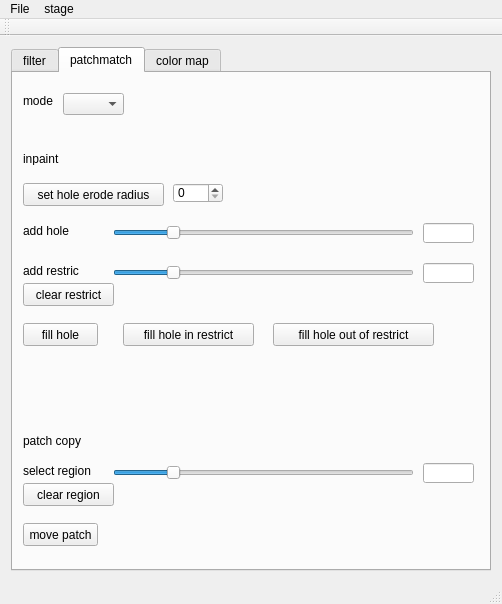
<?xml version="1.0" encoding="UTF-8"?>
<ui version="4.0">
 <class>ImageWorkShopClass</class>
 <widget class="QMainWindow" name="ImageWorkShopClass">
  <property name="geometry">
   <rect>
    <x>0</x>
    <y>0</y>
    <width>502</width>
    <height>604</height>
   </rect>
  </property>
  <property name="windowTitle">
   <string>ImageWorkshop</string>
  </property>
  <widget class="QWidget" name="centralWidget">
   <layout class="QGridLayout" name="gridLayout_2">
    <item row="0" column="1">
     <widget class="QTabWidget" name="tabWidget">
      <property name="currentIndex">
       <number>1</number>
      </property>
      <widget class="QWidget" name="tabFilter">
       <attribute name="title">
        <string>filter</string>
       </attribute>
       <widget class="QWidget" name="layoutWidget">
        <property name="geometry">
         <rect>
          <x>0</x>
          <y>0</y>
          <width>440</width>
          <height>323</height>
         </rect>
        </property>
        <layout class="QVBoxLayout" name="verticalLayout_5">
         <item>
          <layout class="QVBoxLayout" name="verticalLayout_4">
           <item>
            <layout class="QVBoxLayout" name="verticalLayout_2">
             <item>
              <layout class="QVBoxLayout" name="verticalLayout">
               <item>
                <layout class="QHBoxLayout" name="horizontalLayout_3">
                 <item>
                  <widget class="QPushButton" name="pushButtonMedian">
                   <property name="text">
                    <string>median</string>
                   </property>
                  </widget>
                 </item>
                 <item>
                  <widget class="QSpinBox" name="spinBoxMedian">
                   <property name="minimumSize">
                    <size>
                     <width>50</width>
                     <height>0</height>
                    </size>
                   </property>
                   <property name="minimum">
                    <number>1</number>
                   </property>
                   <property name="maximum">
                    <number>7</number>
                   </property>
                  </widget>
                 </item>
                 <item>
                  <spacer name="horizontalSpacer">
                   <property name="orientation">
                    <enum>Qt::Horizontal</enum>
                   </property>
                   <property name="sizeHint" stdset="0">
                    <size>
                     <width>40</width>
                     <height>20</height>
                    </size>
                   </property>
                  </spacer>
                 </item>
                </layout>
               </item>
               <item>
                <layout class="QHBoxLayout" name="horizontalLayout">
                 <item>
                  <widget class="QLabel" name="labelVignette">
                   <property name="sizePolicy">
                    <sizepolicy hsizetype="Fixed" vsizetype="Preferred">
                     <horstretch>0</horstretch>
                     <verstretch>0</verstretch>
                    </sizepolicy>
                   </property>
                   <property name="text">
                    <string>vignette</string>
                   </property>
                  </widget>
                 </item>
                 <item>
                  <widget class="QSlider" name="horizontalSliderVignette">
                   <property name="sizePolicy">
                    <sizepolicy hsizetype="Fixed" vsizetype="Fixed">
                     <horstretch>0</horstretch>
                     <verstretch>0</verstretch>
                    </sizepolicy>
                   </property>
                   <property name="minimumSize">
                    <size>
                     <width>300</width>
                     <height>0</height>
                    </size>
                   </property>
                   <property name="maximum">
                    <number>28</number>
                   </property>
                   <property name="sliderPosition">
                    <number>28</number>
                   </property>
                   <property name="orientation">
                    <enum>Qt::Horizontal</enum>
                   </property>
                  </widget>
                 </item>
                 <item>
                  <widget class="QLineEdit" name="lineEditVignette">
                   <property name="sizePolicy">
                    <sizepolicy hsizetype="Fixed" vsizetype="Fixed">
                     <horstretch>0</horstretch>
                     <verstretch>0</verstretch>
                    </sizepolicy>
                   </property>
                   <property name="maximumSize">
                    <size>
                     <width>60</width>
                     <height>16777215</height>
                    </size>
                   </property>
                  </widget>
                 </item>
                </layout>
               </item>
               <item>
                <layout class="QHBoxLayout" name="horizontalLayout_2">
                 <item>
                  <widget class="QLabel" name="labelGauss">
                   <property name="sizePolicy">
                    <sizepolicy hsizetype="Fixed" vsizetype="Preferred">
                     <horstretch>0</horstretch>
                     <verstretch>0</verstretch>
                    </sizepolicy>
                   </property>
                   <property name="text">
                    <string> gauss </string>
                   </property>
                  </widget>
                 </item>
                 <item>
                  <widget class="QSlider" name="horizontalSliderGauss">
                   <property name="sizePolicy">
                    <sizepolicy hsizetype="Fixed" vsizetype="Fixed">
                     <horstretch>0</horstretch>
                     <verstretch>0</verstretch>
                    </sizepolicy>
                   </property>
                   <property name="minimumSize">
                    <size>
                     <width>300</width>
                     <height>0</height>
                    </size>
                   </property>
                   <property name="minimum">
                    <number>1</number>
                   </property>
                   <property name="maximum">
                    <number>10</number>
                   </property>
                   <property name="sliderPosition">
                    <number>1</number>
                   </property>
                   <property name="orientation">
                    <enum>Qt::Horizontal</enum>
                   </property>
                  </widget>
                 </item>
                 <item>
                  <widget class="QLineEdit" name="lineEditGauss">
                   <property name="sizePolicy">
                    <sizepolicy hsizetype="Fixed" vsizetype="Fixed">
                     <horstretch>0</horstretch>
                     <verstretch>0</verstretch>
                    </sizepolicy>
                   </property>
                   <property name="maximumSize">
                    <size>
                     <width>60</width>
                     <height>16777215</height>
                    </size>
                   </property>
                  </widget>
                 </item>
                </layout>
               </item>
               <item>
                <layout class="QHBoxLayout" name="horizontalLayout_5">
                 <item>
                  <widget class="QPushButton" name="pushButtonSharp">
                   <property name="text">
                    <string>sharp</string>
                   </property>
                  </widget>
                 </item>
                 <item>
                  <spacer name="horizontalSpacer_3">
                   <property name="orientation">
                    <enum>Qt::Horizontal</enum>
                   </property>
                   <property name="sizeHint" stdset="0">
                    <size>
                     <width>40</width>
                     <height>20</height>
                    </size>
                   </property>
                  </spacer>
                 </item>
                </layout>
               </item>
              </layout>
             </item>
             <item>
              <layout class="QHBoxLayout" name="horizontalLayout_4">
               <item>
                <widget class="QLabel" name="labelBalance">
                 <property name="sizePolicy">
                  <sizepolicy hsizetype="Fixed" vsizetype="Preferred">
                   <horstretch>0</horstretch>
                   <verstretch>0</verstretch>
                  </sizepolicy>
                 </property>
                 <property name="text">
                  <string>balance</string>
                 </property>
                </widget>
               </item>
               <item>
                <widget class="QSlider" name="horizontalSliderBalance">
                 <property name="sizePolicy">
                  <sizepolicy hsizetype="Fixed" vsizetype="Fixed">
                   <horstretch>0</horstretch>
                   <verstretch>0</verstretch>
                  </sizepolicy>
                 </property>
                 <property name="minimumSize">
                  <size>
                   <width>300</width>
                   <height>0</height>
                  </size>
                 </property>
                 <property name="minimum">
                  <number>1</number>
                 </property>
                 <property name="maximum">
                  <number>30</number>
                 </property>
                 <property name="pageStep">
                  <number>10</number>
                 </property>
                 <property name="sliderPosition">
                  <number>1</number>
                 </property>
                 <property name="orientation">
                  <enum>Qt::Horizontal</enum>
                 </property>
                </widget>
               </item>
               <item>
                <widget class="QLineEdit" name="lineEditBalance">
                 <property name="sizePolicy">
                  <sizepolicy hsizetype="Fixed" vsizetype="Fixed">
                   <horstretch>0</horstretch>
                   <verstretch>0</verstretch>
                  </sizepolicy>
                 </property>
                 <property name="maximumSize">
                  <size>
                   <width>60</width>
                   <height>16777215</height>
                  </size>
                 </property>
                </widget>
               </item>
              </layout>
             </item>
             <item>
              <layout class="QHBoxLayout" name="horizontalLayout_6">
               <item>
                <widget class="QLabel" name="labelSaturation">
                 <property name="sizePolicy">
                  <sizepolicy hsizetype="Fixed" vsizetype="Preferred">
                   <horstretch>0</horstretch>
                   <verstretch>0</verstretch>
                  </sizepolicy>
                 </property>
                 <property name="text">
                  <string>saturation</string>
                 </property>
                </widget>
               </item>
               <item>
                <widget class="QSlider" name="horizontalSliderSaturation">
                 <property name="sizePolicy">
                  <sizepolicy hsizetype="Fixed" vsizetype="Fixed">
                   <horstretch>0</horstretch>
                   <verstretch>0</verstretch>
                  </sizepolicy>
                 </property>
                 <property name="minimumSize">
                  <size>
                   <width>300</width>
                   <height>0</height>
                  </size>
                 </property>
                 <property name="minimum">
                  <number>1</number>
                 </property>
                 <property name="maximum">
                  <number>100</number>
                 </property>
                 <property name="pageStep">
                  <number>10</number>
                 </property>
                 <property name="sliderPosition">
                  <number>1</number>
                 </property>
                 <property name="orientation">
                  <enum>Qt::Horizontal</enum>
                 </property>
                </widget>
               </item>
               <item>
                <widget class="QLineEdit" name="lineEditSaturation">
                 <property name="sizePolicy">
                  <sizepolicy hsizetype="Fixed" vsizetype="Fixed">
                   <horstretch>0</horstretch>
                   <verstretch>0</verstretch>
                  </sizepolicy>
                 </property>
                 <property name="maximumSize">
                  <size>
                   <width>60</width>
                   <height>16777215</height>
                  </size>
                 </property>
                </widget>
               </item>
              </layout>
             </item>
            </layout>
           </item>
           <item>
            <layout class="QHBoxLayout" name="horizontalLayout_7">
             <item>
              <widget class="QPushButton" name="pushButtonLiquify">
               <property name="text">
                <string>liquify</string>
               </property>
              </widget>
             </item>
             <item>
              <spacer name="horizontalSpacer_2">
               <property name="orientation">
                <enum>Qt::Horizontal</enum>
               </property>
               <property name="sizeType">
                <enum>QSizePolicy::Maximum</enum>
               </property>
               <property name="sizeHint" stdset="0">
                <size>
                 <width>198</width>
                 <height>17</height>
                </size>
               </property>
              </spacer>
             </item>
             <item>
              <widget class="QPushButton" name="pushButtonLiquifyRadius">
               <property name="text">
                <string>setRadius</string>
               </property>
              </widget>
             </item>
             <item>
              <widget class="QSpinBox" name="spinBoxLiquifyRadius">
               <property name="minimum">
                <number>10</number>
               </property>
               <property name="maximum">
                <number>100</number>
               </property>
               <property name="value">
                <number>20</number>
               </property>
              </widget>
             </item>
            </layout>
           </item>
          </layout>
         </item>
         <item>
          <layout class="QVBoxLayout" name="verticalLayout_3">
           <item>
            <layout class="QHBoxLayout" name="horizontalLayout_12">
             <item>
              <layout class="QHBoxLayout" name="horizontalLayout_8">
               <item>
                <widget class="QLabel" name="label_Lomo">
                 <property name="text">
                  <string>lomo</string>
                 </property>
                </widget>
               </item>
               <item>
                <widget class="QComboBox" name="comboBox_Lomo">
                 <property name="sizePolicy">
                  <sizepolicy hsizetype="Expanding" vsizetype="Fixed">
                   <horstretch>0</horstretch>
                   <verstretch>0</verstretch>
                  </sizepolicy>
                 </property>
                 <property name="minimumSize">
                  <size>
                   <width>100</width>
                   <height>0</height>
                  </size>
                 </property>
                 <property name="maximumSize">
                  <size>
                   <width>100</width>
                   <height>16777215</height>
                  </size>
                 </property>
                 <property name="currentIndex">
                  <number>-1</number>
                 </property>
                </widget>
               </item>
              </layout>
             </item>
             <item>
              <spacer name="horizontalSpacer_4">
               <property name="orientation">
                <enum>Qt::Horizontal</enum>
               </property>
               <property name="sizeHint" stdset="0">
                <size>
                 <width>40</width>
                 <height>20</height>
                </size>
               </property>
              </spacer>
             </item>
            </layout>
           </item>
           <item>
            <layout class="QHBoxLayout" name="horizontalLayout_9">
             <item>
              <widget class="QLabel" name="labelLomoR">
               <property name="sizePolicy">
                <sizepolicy hsizetype="Fixed" vsizetype="Preferred">
                 <horstretch>0</horstretch>
                 <verstretch>0</verstretch>
                </sizepolicy>
               </property>
               <property name="text">
                <string>R_mid</string>
               </property>
              </widget>
             </item>
             <item>
              <widget class="QSlider" name="horizontalSliderLomoR">
               <property name="sizePolicy">
                <sizepolicy hsizetype="Fixed" vsizetype="Fixed">
                 <horstretch>0</horstretch>
                 <verstretch>0</verstretch>
                </sizepolicy>
               </property>
               <property name="minimumSize">
                <size>
                 <width>300</width>
                 <height>0</height>
                </size>
               </property>
               <property name="minimum">
                <number>1</number>
               </property>
               <property name="maximum">
                <number>255</number>
               </property>
               <property name="value">
                <number>127</number>
               </property>
               <property name="sliderPosition">
                <number>127</number>
               </property>
               <property name="orientation">
                <enum>Qt::Horizontal</enum>
               </property>
              </widget>
             </item>
             <item>
              <widget class="QLineEdit" name="lineEditLomoR">
               <property name="sizePolicy">
                <sizepolicy hsizetype="Fixed" vsizetype="Fixed">
                 <horstretch>0</horstretch>
                 <verstretch>0</verstretch>
                </sizepolicy>
               </property>
               <property name="maximumSize">
                <size>
                 <width>60</width>
                 <height>16777215</height>
                </size>
               </property>
              </widget>
             </item>
            </layout>
           </item>
           <item>
            <layout class="QHBoxLayout" name="horizontalLayout_10">
             <item>
              <widget class="QLabel" name="labelGauss_3">
               <property name="sizePolicy">
                <sizepolicy hsizetype="Fixed" vsizetype="Preferred">
                 <horstretch>0</horstretch>
                 <verstretch>0</verstretch>
                </sizepolicy>
               </property>
               <property name="text">
                <string>G_mid</string>
               </property>
              </widget>
             </item>
             <item>
              <widget class="QSlider" name="horizontalSliderLomoG">
               <property name="sizePolicy">
                <sizepolicy hsizetype="Fixed" vsizetype="Fixed">
                 <horstretch>0</horstretch>
                 <verstretch>0</verstretch>
                </sizepolicy>
               </property>
               <property name="minimumSize">
                <size>
                 <width>300</width>
                 <height>0</height>
                </size>
               </property>
               <property name="minimum">
                <number>1</number>
               </property>
               <property name="maximum">
                <number>255</number>
               </property>
               <property name="value">
                <number>127</number>
               </property>
               <property name="sliderPosition">
                <number>127</number>
               </property>
               <property name="orientation">
                <enum>Qt::Horizontal</enum>
               </property>
              </widget>
             </item>
             <item>
              <widget class="QLineEdit" name="lineEditLomoG">
               <property name="sizePolicy">
                <sizepolicy hsizetype="Fixed" vsizetype="Fixed">
                 <horstretch>0</horstretch>
                 <verstretch>0</verstretch>
                </sizepolicy>
               </property>
               <property name="maximumSize">
                <size>
                 <width>60</width>
                 <height>16777215</height>
                </size>
               </property>
              </widget>
             </item>
            </layout>
           </item>
           <item>
            <layout class="QHBoxLayout" name="horizontalLayout_11">
             <item>
              <widget class="QLabel" name="labelGauss_4">
               <property name="sizePolicy">
                <sizepolicy hsizetype="Fixed" vsizetype="Preferred">
                 <horstretch>0</horstretch>
                 <verstretch>0</verstretch>
                </sizepolicy>
               </property>
               <property name="text">
                <string>B_mid</string>
               </property>
              </widget>
             </item>
             <item>
              <widget class="QSlider" name="horizontalSliderLomoB">
               <property name="sizePolicy">
                <sizepolicy hsizetype="Fixed" vsizetype="Fixed">
                 <horstretch>0</horstretch>
                 <verstretch>0</verstretch>
                </sizepolicy>
               </property>
               <property name="minimumSize">
                <size>
                 <width>300</width>
                 <height>0</height>
                </size>
               </property>
               <property name="minimum">
                <number>1</number>
               </property>
               <property name="maximum">
                <number>255</number>
               </property>
               <property name="value">
                <number>127</number>
               </property>
               <property name="sliderPosition">
                <number>127</number>
               </property>
               <property name="orientation">
                <enum>Qt::Horizontal</enum>
               </property>
              </widget>
             </item>
             <item>
              <widget class="QLineEdit" name="lineEditLomoB">
               <property name="sizePolicy">
                <sizepolicy hsizetype="Fixed" vsizetype="Fixed">
                 <horstretch>0</horstretch>
                 <verstretch>0</verstretch>
                </sizepolicy>
               </property>
               <property name="maximumSize">
                <size>
                 <width>60</width>
                 <height>16777215</height>
                </size>
               </property>
              </widget>
             </item>
            </layout>
           </item>
          </layout>
         </item>
        </layout>
       </widget>
       <widget class="QWidget" name="layoutWidget">
        <property name="geometry">
         <rect>
          <x>0</x>
          <y>330</y>
          <width>456</width>
          <height>159</height>
         </rect>
        </property>
        <layout class="QVBoxLayout" name="verticalLayout_7">
         <item>
          <layout class="QVBoxLayout" name="verticalLayout_6">
           <item>
            <layout class="QHBoxLayout" name="horizontalLayout_14">
             <item>
              <widget class="QLabel" name="label_5">
               <property name="text">
                <string>draw skinmask</string>
               </property>
              </widget>
             </item>
             <item>
              <widget class="QSlider" name="horizontalSliderWhitenSkinMask">
               <property name="sizePolicy">
                <sizepolicy hsizetype="Fixed" vsizetype="Fixed">
                 <horstretch>0</horstretch>
                 <verstretch>0</verstretch>
                </sizepolicy>
               </property>
               <property name="minimumSize">
                <size>
                 <width>300</width>
                 <height>0</height>
                </size>
               </property>
               <property name="minimum">
                <number>2</number>
               </property>
               <property name="maximum">
                <number>50</number>
               </property>
               <property name="value">
                <number>5</number>
               </property>
               <property name="sliderPosition">
                <number>5</number>
               </property>
               <property name="orientation">
                <enum>Qt::Horizontal</enum>
               </property>
              </widget>
             </item>
             <item>
              <widget class="QLineEdit" name="lineEditWhitenSkinMask">
               <property name="sizePolicy">
                <sizepolicy hsizetype="Fixed" vsizetype="Fixed">
                 <horstretch>0</horstretch>
                 <verstretch>0</verstretch>
                </sizepolicy>
               </property>
               <property name="maximumSize">
                <size>
                 <width>60</width>
                 <height>16777215</height>
                </size>
               </property>
              </widget>
             </item>
            </layout>
           </item>
           <item>
            <layout class="QHBoxLayout" name="horizontalLayout_15">
             <item>
              <widget class="QLabel" name="label_4">
               <property name="text">
                <string>filter radius</string>
               </property>
              </widget>
             </item>
             <item>
              <widget class="QSlider" name="horizontalSliderThreshold">
               <property name="sizePolicy">
                <sizepolicy hsizetype="Fixed" vsizetype="Fixed">
                 <horstretch>0</horstretch>
                 <verstretch>0</verstretch>
                </sizepolicy>
               </property>
               <property name="minimumSize">
                <size>
                 <width>300</width>
                 <height>0</height>
                </size>
               </property>
               <property name="minimum">
                <number>1</number>
               </property>
               <property name="maximum">
                <number>15</number>
               </property>
               <property name="value">
                <number>1</number>
               </property>
               <property name="sliderPosition">
                <number>1</number>
               </property>
               <property name="orientation">
                <enum>Qt::Horizontal</enum>
               </property>
              </widget>
             </item>
             <item>
              <widget class="QLineEdit" name="lineEditWhitenThreshold">
               <property name="sizePolicy">
                <sizepolicy hsizetype="Fixed" vsizetype="Fixed">
                 <horstretch>0</horstretch>
                 <verstretch>0</verstretch>
                </sizepolicy>
               </property>
               <property name="maximumSize">
                <size>
                 <width>60</width>
                 <height>16777215</height>
                </size>
               </property>
              </widget>
             </item>
            </layout>
           </item>
           <item>
            <layout class="QHBoxLayout" name="horizontalLayout_13">
             <item>
              <widget class="QPushButton" name="pushButton_Exfoliating">
               <property name="text">
                <string>dermabrasion</string>
               </property>
              </widget>
             </item>
             <item>
              <spacer name="horizontalSpacer_7">
               <property name="orientation">
                <enum>Qt::Horizontal</enum>
               </property>
               <property name="sizeHint" stdset="0">
                <size>
                 <width>40</width>
                 <height>20</height>
                </size>
               </property>
              </spacer>
             </item>
             <item>
              <widget class="QLabel" name="label_3">
               <property name="text">
                <string>value dev</string>
               </property>
              </widget>
             </item>
             <item>
              <widget class="QSpinBox" name="spinBox_Vdev">
               <property name="minimum">
                <number>8</number>
               </property>
               <property name="maximum">
                <number>12</number>
               </property>
               <property name="value">
                <number>10</number>
               </property>
              </widget>
             </item>
             <item>
              <spacer name="horizontalSpacer_6">
               <property name="orientation">
                <enum>Qt::Horizontal</enum>
               </property>
               <property name="sizeHint" stdset="0">
                <size>
                 <width>40</width>
                 <height>20</height>
                </size>
               </property>
              </spacer>
             </item>
             <item>
              <widget class="QLabel" name="label_2">
               <property name="text">
                <string>spatial dev</string>
               </property>
              </widget>
             </item>
             <item>
              <widget class="QSpinBox" name="spinBox_Sdev">
               <property name="minimum">
                <number>20</number>
               </property>
               <property name="maximum">
                <number>500</number>
               </property>
               <property name="value">
                <number>50</number>
               </property>
              </widget>
             </item>
             <item>
              <spacer name="horizontalSpacer_5">
               <property name="orientation">
                <enum>Qt::Horizontal</enum>
               </property>
               <property name="sizeHint" stdset="0">
                <size>
                 <width>40</width>
                 <height>20</height>
                </size>
               </property>
              </spacer>
             </item>
            </layout>
           </item>
           <item>
            <layout class="QHBoxLayout" name="horizontalLayout_16">
             <item>
              <widget class="QLabel" name="label">
               <property name="text">
                <string>whiten skin</string>
               </property>
              </widget>
             </item>
             <item>
              <widget class="QSlider" name="horizontalSliderWhitenSkin">
               <property name="sizePolicy">
                <sizepolicy hsizetype="Fixed" vsizetype="Fixed">
                 <horstretch>0</horstretch>
                 <verstretch>0</verstretch>
                </sizepolicy>
               </property>
               <property name="minimumSize">
                <size>
                 <width>300</width>
                 <height>0</height>
                </size>
               </property>
               <property name="minimum">
                <number>2</number>
               </property>
               <property name="maximum">
                <number>5</number>
               </property>
               <property name="value">
                <number>5</number>
               </property>
               <property name="sliderPosition">
                <number>5</number>
               </property>
               <property name="orientation">
                <enum>Qt::Horizontal</enum>
               </property>
              </widget>
             </item>
             <item>
              <widget class="QLineEdit" name="lineEditWhitenSkin">
               <property name="sizePolicy">
                <sizepolicy hsizetype="Fixed" vsizetype="Fixed">
                 <horstretch>0</horstretch>
                 <verstretch>0</verstretch>
                </sizepolicy>
               </property>
               <property name="maximumSize">
                <size>
                 <width>60</width>
                 <height>16777215</height>
                </size>
               </property>
              </widget>
             </item>
            </layout>
           </item>
          </layout>
         </item>
         <item>
          <spacer name="verticalSpacer">
           <property name="orientation">
            <enum>Qt::Vertical</enum>
           </property>
           <property name="sizeHint" stdset="0">
            <size>
             <width>20</width>
             <height>40</height>
            </size>
           </property>
          </spacer>
         </item>
        </layout>
       </widget>
      </widget>
      <widget class="QWidget" name="tabFix">
       <attribute name="title">
        <string>patchmatch</string>
       </attribute>
       <widget class="QLineEdit" name="lineEditBrushRadiusImageCopy">
        <property name="geometry">
         <rect>
          <x>410</x>
          <y>390</y>
          <width>51</width>
          <height>20</height>
         </rect>
        </property>
       </widget>
       <widget class="QPushButton" name="pushButtonMovePatch">
        <property name="geometry">
         <rect>
          <x>10</x>
          <y>450</y>
          <width>75</width>
          <height>23</height>
         </rect>
        </property>
        <property name="text">
         <string>move patch</string>
        </property>
       </widget>
       <widget class="QSlider" name="horizontalSliderBrushRadiusImageCopy">
        <property name="geometry">
         <rect>
          <x>100</x>
          <y>390</y>
          <width>301</width>
          <height>19</height>
         </rect>
        </property>
        <property name="minimum">
         <number>1</number>
        </property>
        <property name="maximum">
         <number>50</number>
        </property>
        <property name="value">
         <number>10</number>
        </property>
        <property name="orientation">
         <enum>Qt::Horizontal</enum>
        </property>
       </widget>
       <widget class="QLabel" name="label_6">
        <property name="geometry">
         <rect>
          <x>10</x>
          <y>360</y>
          <width>71</width>
          <height>16</height>
         </rect>
        </property>
        <property name="text">
         <string>patch copy</string>
        </property>
       </widget>
       <widget class="QLabel" name="label_7">
        <property name="geometry">
         <rect>
          <x>10</x>
          <y>390</y>
          <width>81</width>
          <height>16</height>
         </rect>
        </property>
        <property name="text">
         <string>select region</string>
        </property>
       </widget>
       <widget class="QLabel" name="label_8">
        <property name="geometry">
         <rect>
          <x>10</x>
          <y>80</y>
          <width>54</width>
          <height>12</height>
         </rect>
        </property>
        <property name="text">
         <string>inpaint</string>
        </property>
       </widget>
       <widget class="QLabel" name="label_9">
        <property name="geometry">
         <rect>
          <x>10</x>
          <y>150</y>
          <width>61</width>
          <height>16</height>
         </rect>
        </property>
        <property name="text">
         <string>add hole</string>
        </property>
       </widget>
       <widget class="QSlider" name="horizontalSliderBrushRadiusImageInpaintHole">
        <property name="geometry">
         <rect>
          <x>100</x>
          <y>150</y>
          <width>301</width>
          <height>19</height>
         </rect>
        </property>
        <property name="minimum">
         <number>1</number>
        </property>
        <property name="maximum">
         <number>50</number>
        </property>
        <property name="value">
         <number>10</number>
        </property>
        <property name="orientation">
         <enum>Qt::Horizontal</enum>
        </property>
       </widget>
       <widget class="QLineEdit" name="lineEditBrushRadiusImageInpaintHole">
        <property name="geometry">
         <rect>
          <x>410</x>
          <y>150</y>
          <width>51</width>
          <height>20</height>
         </rect>
        </property>
       </widget>
       <widget class="QPushButton" name="pushButtonImageInpaintHoleResult">
        <property name="geometry">
         <rect>
          <x>10</x>
          <y>250</y>
          <width>75</width>
          <height>23</height>
         </rect>
        </property>
        <property name="text">
         <string>fill hole</string>
        </property>
       </widget>
       <widget class="QLabel" name="label_10">
        <property name="geometry">
         <rect>
          <x>10</x>
          <y>190</y>
          <width>71</width>
          <height>16</height>
         </rect>
        </property>
        <property name="text">
         <string>add restric</string>
        </property>
       </widget>
       <widget class="QSlider" name="horizontalSliderBrushRadiusImageInpaintHoleRestrict">
        <property name="geometry">
         <rect>
          <x>100</x>
          <y>190</y>
          <width>301</width>
          <height>19</height>
         </rect>
        </property>
        <property name="minimum">
         <number>1</number>
        </property>
        <property name="maximum">
         <number>50</number>
        </property>
        <property name="value">
         <number>10</number>
        </property>
        <property name="orientation">
         <enum>Qt::Horizontal</enum>
        </property>
       </widget>
       <widget class="QLineEdit" name="lineEditBrushRadiusImageInpaintHoleRestrict">
        <property name="geometry">
         <rect>
          <x>410</x>
          <y>190</y>
          <width>51</width>
          <height>20</height>
         </rect>
        </property>
       </widget>
       <widget class="QPushButton" name="pushButtonImageInpaintHoleRestrictResult">
        <property name="geometry">
         <rect>
          <x>110</x>
          <y>250</y>
          <width>131</width>
          <height>23</height>
         </rect>
        </property>
        <property name="text">
         <string>fill hole in restrict</string>
        </property>
       </widget>
       <widget class="QPushButton" name="pushButtonErodeRadius">
        <property name="geometry">
         <rect>
          <x>10</x>
          <y>110</y>
          <width>141</width>
          <height>23</height>
         </rect>
        </property>
        <property name="text">
         <string>set hole erode radius</string>
        </property>
       </widget>
       <widget class="QSpinBox" name="spinBoxErodeRadius">
        <property name="geometry">
         <rect>
          <x>160</x>
          <y>110</y>
          <width>50</width>
          <height>20</height>
         </rect>
        </property>
        <property name="minimumSize">
         <size>
          <width>50</width>
          <height>0</height>
         </size>
        </property>
        <property name="minimum">
         <number>0</number>
        </property>
        <property name="maximum">
         <number>5</number>
        </property>
       </widget>
       <widget class="QPushButton" name="pushButtonImageInpaintHoleRestrictResultOut">
        <property name="geometry">
         <rect>
          <x>260</x>
          <y>250</y>
          <width>161</width>
          <height>23</height>
         </rect>
        </property>
        <property name="text">
         <string>fill hole out of restrict</string>
        </property>
       </widget>
       <widget class="QComboBox" name="comboBox_ifGpu">
        <property name="geometry">
         <rect>
          <x>50</x>
          <y>20</y>
          <width>61</width>
          <height>22</height>
         </rect>
        </property>
        <property name="editable">
         <bool>false</bool>
        </property>
        <property name="currentIndex">
         <number>-1</number>
        </property>
        <property name="maxCount">
         <number>10</number>
        </property>
       </widget>
       <widget class="QLabel" name="label_11">
        <property name="geometry">
         <rect>
          <x>10</x>
          <y>20</y>
          <width>31</width>
          <height>16</height>
         </rect>
        </property>
        <property name="text">
         <string>mode</string>
        </property>
       </widget>
       <widget class="QPushButton" name="pushButton_ClearRestrict">
        <property name="geometry">
         <rect>
          <x>10</x>
          <y>210</y>
          <width>91</width>
          <height>23</height>
         </rect>
        </property>
        <property name="text">
         <string>clear restrict</string>
        </property>
       </widget>
       <widget class="QPushButton" name="pushButton_ClearRegion">
        <property name="geometry">
         <rect>
          <x>10</x>
          <y>410</y>
          <width>91</width>
          <height>23</height>
         </rect>
        </property>
        <property name="text">
         <string>clear region</string>
        </property>
       </widget>
      </widget>
      <widget class="QWidget" name="tabColorMap">
       <attribute name="title">
        <string>color map</string>
       </attribute>
       <widget class="QPushButton" name="pushButton_Source">
        <property name="geometry">
         <rect>
          <x>60</x>
          <y>70</y>
          <width>75</width>
          <height>23</height>
         </rect>
        </property>
        <property name="text">
         <string>source</string>
        </property>
       </widget>
       <widget class="QPushButton" name="pushButton_Target">
        <property name="geometry">
         <rect>
          <x>160</x>
          <y>70</y>
          <width>75</width>
          <height>23</height>
         </rect>
        </property>
        <property name="text">
         <string>target</string>
        </property>
       </widget>
       <widget class="QPushButton" name="pushButton_Result">
        <property name="geometry">
         <rect>
          <x>60</x>
          <y>140</y>
          <width>75</width>
          <height>23</height>
         </rect>
        </property>
        <property name="text">
         <string>show result</string>
        </property>
       </widget>
       <widget class="QPushButton" name="pushButton_ResultGrayToRGB">
        <property name="geometry">
         <rect>
          <x>160</x>
          <y>140</y>
          <width>75</width>
          <height>23</height>
         </rect>
        </property>
        <property name="text">
         <string>gray2rgb</string>
        </property>
       </widget>
      </widget>
     </widget>
    </item>
   </layout>
  </widget>
  <widget class="QMenuBar" name="menuBar">
   <property name="geometry">
    <rect>
     <x>0</x>
     <y>0</y>
     <width>502</width>
     <height>23</height>
    </rect>
   </property>
   <widget class="QMenu" name="menuFile">
    <property name="title">
     <string>File</string>
    </property>
    <addaction name="actionOpen"/>
    <addaction name="actionSave_as"/>
   </widget>
   <widget class="QMenu" name="menuStage">
    <property name="title">
     <string>stage</string>
    </property>
    <addaction name="actionStageSave"/>
    <addaction name="actionStageBack"/>
    <addaction name="actionImage_last_saved"/>
   </widget>
   <addaction name="menuFile"/>
   <addaction name="menuStage"/>
  </widget>
  <widget class="QToolBar" name="mainToolBar">
   <attribute name="toolBarArea">
    <enum>TopToolBarArea</enum>
   </attribute>
   <attribute name="toolBarBreak">
    <bool>false</bool>
   </attribute>
  </widget>
  <widget class="QStatusBar" name="statusBar"/>
  <action name="actionOpen">
   <property name="text">
    <string>open</string>
   </property>
  </action>
  <action name="actionSave_as">
   <property name="text">
    <string>save as</string>
   </property>
  </action>
  <action name="actionStageSave">
   <property name="text">
    <string>save</string>
   </property>
  </action>
  <action name="actionStageBack">
   <property name="text">
    <string>back</string>
   </property>
  </action>
  <action name="actionCompare">
   <property name="text">
    <string>compare</string>
   </property>
  </action>
  <action name="actionImage_last_saved">
   <property name="text">
    <string>back image</string>
   </property>
  </action>
 </widget>
 <layoutdefault spacing="6" margin="11"/>
 <resources>
  <include location="ImageWorkshop.qrc"/>
 </resources>
 <connections/>
</ui>
